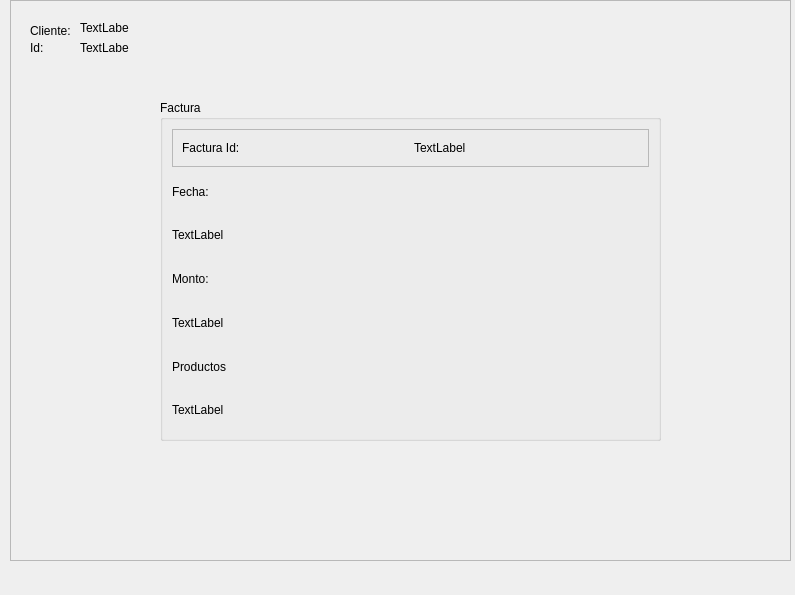
<?xml version="1.0" encoding="UTF-8"?>
<ui version="4.0">
 <class>MainWindow</class>
 <widget class="QMainWindow" name="MainWindow">
  <property name="geometry">
   <rect>
    <x>0</x>
    <y>0</y>
    <width>795</width>
    <height>595</height>
   </rect>
  </property>
  <property name="windowTitle">
   <string>MainWindow</string>
  </property>
  <widget class="QWidget" name="centralwidget">
   <widget class="QFrame" name="frame">
    <property name="geometry">
     <rect>
      <x>10</x>
      <y>0</y>
      <width>781</width>
      <height>561</height>
     </rect>
    </property>
    <property name="frameShape">
     <enum>QFrame::StyledPanel</enum>
    </property>
    <property name="frameShadow">
     <enum>QFrame::Raised</enum>
    </property>
    <widget class="QLabel" name="label">
     <property name="geometry">
      <rect>
       <x>20</x>
       <y>20</y>
       <width>51</width>
       <height>21</height>
      </rect>
     </property>
     <property name="text">
      <string>Cliente:</string>
     </property>
    </widget>
    <widget class="QLabel" name="label_2">
     <property name="geometry">
      <rect>
       <x>20</x>
       <y>40</y>
       <width>49</width>
       <height>16</height>
      </rect>
     </property>
     <property name="text">
      <string>Id:</string>
     </property>
    </widget>
    <widget class="QGroupBox" name="groupBox">
     <property name="geometry">
      <rect>
       <x>150</x>
       <y>100</y>
       <width>501</width>
       <height>341</height>
      </rect>
     </property>
     <property name="title">
      <string>Factura</string>
     </property>
     <layout class="QVBoxLayout" name="verticalLayout">
      <item>
       <widget class="QFrame" name="frame_2">
        <property name="frameShape">
         <enum>QFrame::StyledPanel</enum>
        </property>
        <property name="frameShadow">
         <enum>QFrame::Raised</enum>
        </property>
        <layout class="QHBoxLayout" name="horizontalLayout">
         <item>
          <widget class="QLabel" name="label_3">
           <property name="text">
            <string>Factura Id:</string>
           </property>
          </widget>
         </item>
         <item>
          <widget class="QLabel" name="idFactura">
           <property name="text">
            <string>TextLabel</string>
           </property>
          </widget>
         </item>
        </layout>
       </widget>
      </item>
      <item>
       <widget class="QLabel" name="label_4">
        <property name="text">
         <string>Fecha:</string>
        </property>
       </widget>
      </item>
      <item>
       <widget class="QLabel" name="fechaFactura">
        <property name="text">
         <string>TextLabel</string>
        </property>
       </widget>
      </item>
      <item>
       <widget class="QLabel" name="label_5">
        <property name="text">
         <string>Monto:</string>
        </property>
       </widget>
      </item>
      <item>
       <widget class="QLabel" name="montoFactura">
        <property name="text">
         <string>TextLabel</string>
        </property>
       </widget>
      </item>
      <item>
       <widget class="QLabel" name="label_6">
        <property name="text">
         <string>Productos</string>
        </property>
       </widget>
      </item>
      <item>
       <widget class="QLabel" name="productos">
        <property name="text">
         <string>TextLabel</string>
        </property>
       </widget>
      </item>
     </layout>
    </widget>
    <widget class="QLabel" name="clienteActual">
     <property name="geometry">
      <rect>
       <x>70</x>
       <y>20</y>
       <width>49</width>
       <height>16</height>
      </rect>
     </property>
     <property name="text">
      <string>TextLabel</string>
     </property>
    </widget>
    <widget class="QLabel" name="idClienteActual">
     <property name="geometry">
      <rect>
       <x>70</x>
       <y>40</y>
       <width>49</width>
       <height>16</height>
      </rect>
     </property>
     <property name="text">
      <string>TextLabel</string>
     </property>
    </widget>
   </widget>
  </widget>
 </widget>
 <resources/>
 <connections/>
</ui>
